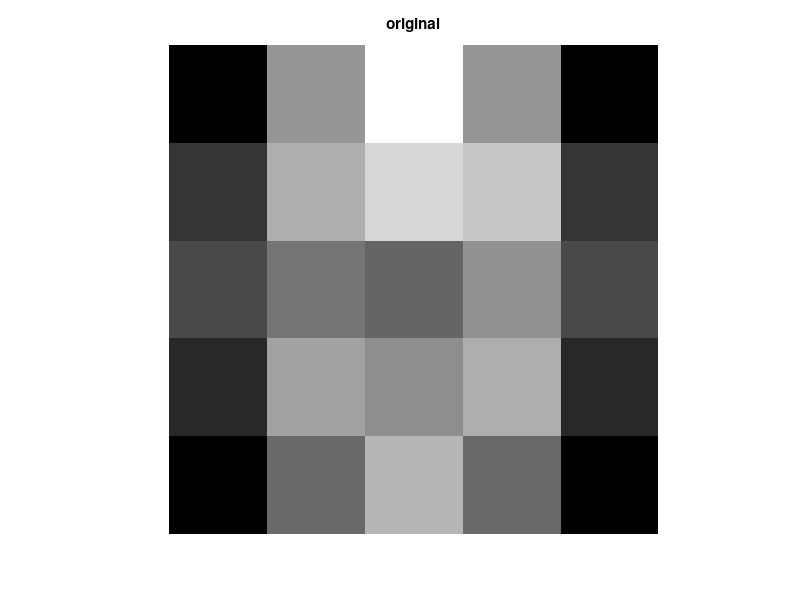

MATLAB code for this plot: (Note: this script raises an error after producing the figure.)
function [] = makeFigures()

  close all; clear

  %% cartoon explaining what modified radon transform is

  % this is in run_makeImagesForReport.m
  
  %% PC results - no translation, with translation, with translation and rotation

  % Reconstruction parameters
  cy = 0;   nRows=5;
  cx = 0;   nCols=5;
  pixSize = 0.001; % meters / pixel

  im = phantom();
  im = imresize( im, [nCols nRows], 'bilinear' );

  figure; imshow( imresize(im,10,'nearest'), [] );  title('original');

  detSize = 0.001;
  dTheta = 2 * pi/180;
  thetas = 0:dTheta:pi-dTheta;
  nThetas = numel(thetas);

  nDetectors = nCols*2;
  
  maxShift = [0     0; 
              0.01  0.02; 
              0.01  0.02]; % [maxVertical maxHorizontal]
  rotation = [0               0;
              0               0;
              -10 * pi/180    10 * pi/180]; % [maxRot minRot]
  imageNames = {'NoTransNoRot','TransAndNoRot','TransAndRot'};
  
  method = {'PC','LADMM'};    % Options: GD, PC, LADMM
  
  for m = 1:numel(method)
                
    for k = 1:numel(imageNames)

      translations = zeros( nThetas, 2 );
      translations(:,1) = linspace(0,maxShift(k,1),nThetas);
      translations(:,2) = linspace(0,maxShift(k,2),nThetas);

      rotations = linspace(rotation(k,1),rotation(k,2),nThetas);

      im = padImgForRadon( im, maxShift(k,2), maxShift(k,1), ...
        pixSize );
      [nRows,nCols] = size(im);

      sinogram = radonWithRotAndTrans( im, pixSize, nDetectors, detSize, ...
       thetas, rotations, translations );

      if (rotation(k,1) == 0) && (rotation(k,2) == 0)
        [recon,costs] = ctCorrectForTranslation( sinogram, nDetectors, ...
          detSize, thetas, translations, nCols, nRows, pixSize, ...
          'method', char(method(m)) );
      else
        [recon,costs] = ctCorrectForRotAndTrans( sinogram, nDetectors, ...
          detSize, thetas, rotations, translations, nCols, nRows, pixSize, ...
          'method', char(method(m)) );
        
      end
      
      figure; imshow( imresize(recon,10,'nearest'), [] );
      fileName = [char(pwd) '/figures/' 'img' char(method(m)) ...
        char(imageNames(k)) '.eps'];
      saveas(gcf,fileName,'epsc');
      title('Reconstructed image');

      figure; set(gca,'FontSize',14) 
      plot( costs, 'LineWidth', 2 );
      xlabel('Iteration','FontSize',14); 
      ylabel('Cost Function','FontSize',14);
      fileName = [char(pwd) '/figures/' 'costs' char(method(m)) ...
        char(imageNames(k)) '.eps'];
      saveas(gcf,fileName,'epsc');

    end
  end
              

  
  
  %% LADMM results - no translation, with translation, with translation and rotation

  
  %% GD results - no translation, with translation, with translation and rotation

  
  
  %% autofocus result - no translation, with translation, with rotation and translation

  % this is in makeBlurryPhantoms.m
  
  %% compare to inverse radon transform - no translation, with translation, with rotation and translation



end